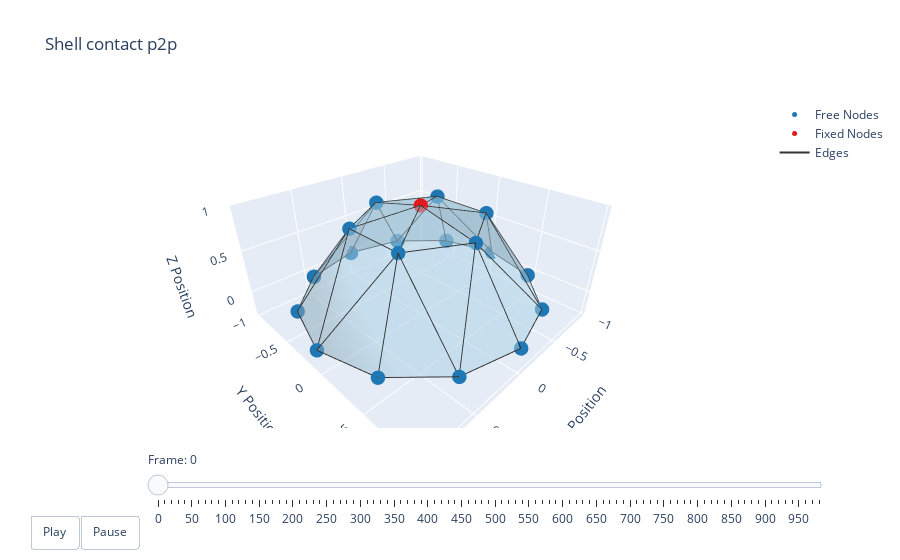

The notebook cell saved with this chart:
### Code cell
t = np.arange(robot.sim_params.total_time, step=robot.sim_params.dt)
options = dismech.AnimationOptions(title='Shell contact p2p', plot_step=10)

fig = dismech.get_interactive_animation_plotly(robot, t, qs, options)
fig.show()

### Figure 1 — Plotly figure (JSON) as saved in the notebook; plotly's stock layout.template omitted (floating-point values rounded to 4 significant figures)
{"data": [{"marker": {"color": "#1f78b4", "size": 5}, "mode": "markers", "name": "Free Nodes", "type": "scatter3d", "x": [-3.366e-15, -1.0, 3.243e-15, 1.0, 0.5, 0.866, 0.866, 0.5, -0.866, -0.5, -0.5, -0.866, -0.4668, 0.4668, 5.992e-05, -5.992e-05, -0.4668, 0.4668], "y": [1.0, -7.352e-15, -1.0, 7.229e-15, -0.866, -0.5, 0.5, 0.866, -0.5, -0.866, 0.866, 0.5, -0.2695, -0.2691, -0.539, 0.539, 0.2691, 0.2695], "z": [-9.81e-06, -9.81e-06, -9.81e-06, -9.81e-06, -9.81e-06, -9.81e-06, -9.81e-06, -9.81e-06, -9.81e-06, -9.799e-06, -9.81e-06, -9.81e-06, 0.8423, 0.8424, 0.8423, 0.8423, 0.8424, 0.8423]}, {"marker": {"color": "#e31a1c", "size": 5}, "mode": "markers", "name": "Fixed Nodes", "type": "scatter3d", "x": [-1.596e-16], "y": [2.776e-17], "z": [1.0]}, {"line": {"color": "#333333", "width": 2}, "mode": "lines", "name": "Edges", "type": "scatter3d", "x": [-5.992e-05, -0.4668, null, -0.4668, -1.596e-16, null, -1.596e-16, -5.992e-05, null, 1.0, 0.866, null, 0.866, 0.4668, null, 0.4668, 1.0, null, -0.5, -0.866, null, -0.866, -0.4668, null, -0.4668, -0.5, null, 0.866, 1.0, null, 1.0, 0.4668, null, 0.4668, 0.866, null, -5.992e-05, -0.5, null, -1.0, -0.866, null, -0.866, -0.4668, null, -0.4668, -1.0, null, 0.866, 0.5, null, 0.5, 0.4668, null, 0.5, -5.992e-05, null, -5.992e-05, 0.4668, null, -0.4668, -1.0, null, -0.4668, -0.4668, null, -0.866, -0.5, null, -0.5, -0.4668, null, 0.4668, 0.4668, null, 0.5, 0.866, null, 0.4668, 0.5, null, -0.5, 3.243e-15, null, 3.243e-15, 5.992e-05, null, 5.992e-05, -0.5, null, -3.366e-15, -0.5, null, -5.992e-05, -3.366e-15, null, 5.992e-05, -0.4668, null, -1.596e-16, 0.4668, null, -1.596e-16, 0.4668, null, 3.243e-15, 0.5, null, 0.5, 5.992e-05, null, 0.4668, 5.992e-05, null, -0.4668, -1.596e-16, null, -0.866, -1.0, null, 5.992e-05, -1.596e-16, null, 0.5, -3.366e-15, null], "y": [0.539, 0.2691, null, 0.2691, 2.776e-17, null, 2.776e-17, 0.539, null, 7.229e-15, 0.5, null, 0.5, 0.2695, null, 0.2695, 7.229e-15, null, 0.866, 0.5, null, 0.5, 0.2691, null, 0.2691, 0.866, null, -0.5, 7.229e-15, null, 7.229e-15, -0.2691, null, -0.2691, -0.5, null, 0.539, 0.866, null, -7.352e-15, -0.5, null, -0.5, -0.2695, null, -0.2695, -7.352e-15, null, 0.5, 0.866, null, 0.866, 0.2695, null, 0.866, 0.539, null, 0.539, 0.2695, null, 0.2691, -7.352e-15, null, -0.2695, 0.2691, null, -0.5, -0.866, null, -0.866, -0.2695, null, 0.2695, -0.2691, null, -0.866, -0.5, null, -0.2691, -0.866, null, -0.866, -1.0, null, -1.0, -0.539, null, -0.539, -0.866, null, 1.0, 0.866, null, 0.539, 1.0, null, -0.539, -0.2695, null, 2.776e-17, 0.2695, null, 2.776e-17, -0.2691, null, -1.0, -0.866, null, -0.866, -0.539, null, -0.2691, -0.539, null, -0.2695, 2.776e-17, null, 0.5, -7.352e-15, null, -0.539, 2.776e-17, null, 0.866, 1.0, null], "z": [0.8423, 0.8424, null, 0.8424, 1, null, 1, 0.8423, null, -9.81e-06, -9.81e-06, null, -9.81e-06, 0.8423, null, 0.8423, -9.81e-06, null, -9.81e-06, -9.81e-06, null, -9.81e-06, 0.8424, null, 0.8424, -9.81e-06, null, -9.81e-06, -9.81e-06, null, -9.81e-06, 0.8424, null, 0.8424, -9.81e-06, null, 0.8423, -9.81e-06, null, -9.81e-06, -9.81e-06, null, -9.81e-06, 0.8423, null, 0.8423, -9.81e-06, null, -9.81e-06, -9.81e-06, null, -9.81e-06, 0.8423, null, -9.81e-06, 0.8423, null, 0.8423, 0.8423, null, 0.8424, -9.81e-06, null, 0.8423, 0.8424, null, -9.81e-06, -9.799e-06, null, -9.799e-06, 0.8423, null, 0.8423, 0.8424, null, -9.81e-06, -9.81e-06, null, 0.8424, -9.81e-06, null, -9.799e-06, -9.81e-06, null, -9.81e-06, 0.8423, null, 0.8423, -9.799e-06, null, -9.81e-06, -9.81e-06, null, 0.8423, -9.81e-06, null, 0.8423, 0.8423, null, 1, 0.8423, null, 1, 0.8424, null, -9.81e-06, -9.81e-06, null, -9.81e-06, 0.8423, null, 0.8424, 0.8423, null, 0.8423, 1, null, -9.81e-06, -9.81e-06, null, 0.8423, 1, null, -9.81e-06, -9.81e-06, null]}, {"color": "rgba(166, 206, 227, 0.7)", "i": [15, 18, 17, 13, 17, 12, 18, 18, 12, 12, 13, 13, 14, 16, 14, 15, 15, 14, 14, 15, 17, 15, 16, 15], "j": [16, 3, 10, 5, 16, 1, 6, 7, 17, 8, 3, 4, 9, 0, 12, 18, 13, 2, 4, 17, 11, 12, 7, 14], "k": [17, 6, 11, 3, 10, 8, 7, 16, 1, 9, 18, 5, 2, 10, 9, 16, 18, 4, 13, 12, 1, 14, 0, 13], "name": "Faces", "opacity": 0.7, "showscale": false, "type": "mesh3d", "x": [-3.366e-15, -1.0, 3.243e-15, 1.0, 0.5, 0.866, 0.866, 0.5, -0.866, -0.5, -0.5, -0.866, -0.4668, 0.4668, 5.992e-05, -1.596e-16, -5.992e-05, -0.4668, 0.4668], "y": [1.0, -7.352e-15, -1.0, 7.229e-15, -0.866, -0.5, 0.5, 0.866, -0.5, -0.866, 0.866, 0.5, -0.2695, -0.2691, -0.539, 2.776e-17, 0.539, 0.2691, 0.2695], "z": [-9.81e-06, -9.81e-06, -9.81e-06, -9.81e-06, -9.81e-06, -9.81e-06, -9.81e-06, -9.81e-06, -9.81e-06, -9.799e-06, -9.81e-06, -9.81e-06, 0.8423, 0.8424, 0.8423, 1.0, 0.8423, 0.8424, 0.8423]}], "layout": {"scene": {"camera": {"eye": {"x": 1.225, "y": 1.225, "z": 1.0}}, "xaxis": {"range": [-1.0, 1.0], "title": {"text": "X Position"}}, "yaxis": {"range": [-1.027, 1.027], "title": {"text": "Y Position"}}, "zaxis": {"range": [-0.2994, 1], "title": {"text": "Z Position"}}}, "sliders": [{"currentvalue": {"prefix": "Frame: "}, "steps": [{"args": [["0"], {"frame": {"duration": 50, "redraw": true}, "mode": "immediate"}], "label": "0", "method": "animate"}, {"args": [["1"], {"frame": {"duration": 50, "redraw": true}, "mode": "immediate"}], "label": "10", "method": "animate"}, {"args": [["2"], {"frame": {"duration": 50, "redraw": true}, "mode": "immediate"}], "label": "20", "method": "animate"}, {"args": [["3"], {"frame": {"duration": 50, "redraw": true}, "mode": "immediate"}], "label": "30", "method": "animate"}, {"args": [["4"], {"frame": {"duration": 50, "redraw": true}, "mode": "immediate"}], "label": "40", "method": "animate"}, {"args": [["5"], {"frame": {"duration": 50, "redraw": true}, "mode": "immediate"}], "label": "50", "method": "animate"}, {"args": [["6"], {"frame": {"duration": 50, "redraw": true}, "mode": "immediate"}], "label": "60", "method": "animate"}, {"args": [["7"], {"frame": {"duration": 50, "redraw": true}, "mode": "immediate"}], "label": "70", "method": "animate"}, {"args": [["8"], {"frame": {"duration": 50, "redraw": true}, "mode": "immediate"}], "label": "80", "method": "animate"}, {"args": [["9"], {"frame": {"duration": 50, "redraw": true}, "mode": "immediate"}], "label": "90", "method": "animate"}, {"args": [["10"], {"frame": {"duration": 50, "redraw": true}, "mode": "immediate"}], "label": "100", "method": "animate"}, {"args": [["11"], {"frame": {"duration": 50, "redraw": true}, "mode": "immediate"}], "label": "110", "method": "animate"}, {"args": [["12"], {"frame": {"duration": 50, "redraw": true}, "mode": "immediate"}], "label": "120", "method": "animate"}, {"args": [["13"], {"frame": {"duration": 50, "redraw": true}, "mode": "immediate"}], "label": "130", "method": "animate"}, {"args": [["14"], {"frame": {"duration": 50, "redraw": true}, "mode": "immediate"}], "label": "140", "method": "animate"}, {"args": [["15"], {"frame": {"duration": 50, "redraw": true}, "mode": "immediate"}], "label": "150", "method": "animate"}, {"args": [["16"], {"frame": {"duration": 50, "redraw": true}, "mode": "immediate"}], "label": "160", "method": "animate"}, {"args": [["17"], {"frame": {"duration": 50, "redraw": true}, "mode": "immediate"}], "label": "170", "method": "animate"}, {"args": [["18"], {"frame": {"duration": 50, "redraw": true}, "mode": "immediate"}], "label": "180", "method": "animate"}, {"args": [["19"], {"frame": {"duration": 50, "redraw": true}, "mode": "immediate"}], "label": "190", "method": "animate"}, {"args": [["20"], {"frame": {"duration": 50, "redraw": true}, "mode": "immediate"}], "label": "200", "method": "animate"}, {"args": [["21"], {"frame": {"duration": 50, "redraw": true}, "mode": "immediate"}], "label": "210", "method": "animate"}, {"args": [["22"], {"frame": {"duration": 50, "redraw": true}, "mode": "immediate"}], "label": "220", "method": "animate"}, {"args": [["23"], {"frame": {"duration": 50, "redraw": true}, "mode": "immediate"}], "label": "230", "method": "animate"}, {"args": [["24"], {"frame": {"duration": 50, "redraw": true}, "mode": "immediate"}], "label": "240", "method": "animate"}, {"args": [["25"], {"frame": {"duration": 50, "redraw": true}, "mode": "immediate"}], "label": "250", "method": "animate"}, {"args": [["26"], {"frame": {"duration": 50, "redraw": true}, "mode": "immediate"}], "label": "260", "method": "animate"}, {"args": [["27"], {"frame": {"duration": 50, "redraw": true}, "mode": "immediate"}], "label": "270", "method": "animate"}, {"args": [["28"], {"frame": {"duration": 50, "redraw": true}, "mode": "immediate"}], "label": "280", "method": "animate"}, {"args": [["29"], {"frame": {"duration": 50, "redraw": true}, "mode": "immediate"}], "label": "290", "method": "animate"}, {"args": [["30"], {"frame": {"duration": 50, "redraw": true}, "mode": "immediate"}], "label": "300", "method": "animate"}, {"args": [["31"], {"frame": {"duration": 50, "redraw": true}, "mode": "immediate"}], "label": "310", "method": "animate"}, {"args": [["32"], {"frame": {"duration": 50, "redraw": true}, "mode": "immediate"}], "label": "320", "method": "animate"}, {"args": [["33"], {"frame": {"duration": 50, "redraw": true}, "mode": "immediate"}], "label": "330", "method": "animate"}, {"args": [["34"], {"frame": {"duration": 50, "redraw": true}, "mode": "immediate"}], "label": "340", "method": "animate"}, {"args": [["35"], {"frame": {"duration": 50, "redraw": true}, "mode": "immediate"}], "label": "350", "method": "animate"}, {"args": [["36"], {"frame": {"duration": 50, "redraw": true}, "mode": "immediate"}], "label": "360", "method": "animate"}, {"args": [["37"], {"frame": {"duration": 50, "redraw": true}, "mode": "immediate"}], "label": "370", "method": "animate"}, {"args": [["38"], {"frame": {"duration": 50, "redraw": true}, "mode": "immediate"}], "label": "380", "method": "animate"}, {"args": [["39"], {"frame": {"duration": 50, "redraw": true}, "mode": "immediate"}], "label": "390", "method": "animate"}, {"args": [["40"], {"frame": {"duration": 50, "redraw": true}, "mode": "immediate"}], "label": "400", "method": "animate"}, {"args": [["41"], {"frame": {"duration": 50, "redraw": true}, "mode": "immediate"}], "label": "410", "method": "animate"}, {"args": [["42"], {"frame": {"duration": 50, "redraw": true}, "mode": "immediate"}], "label": "420", "method": "animate"}, {"args": [["43"], {"frame": {"duration": 50, "redraw": true}, "mode": "immediate"}], "label": "430", "method": "animate"}, {"args": [["44"], {"frame": {"duration": 50, "redraw": true}, "mode": "immediate"}], "label": "440", "method": "animate"}, {"args": [["45"], {"frame": {"duration": 50, "redraw": true}, "mode": "immediate"}], "label": "450", "method": "animate"}, {"args": [["46"], {"frame": {"duration": 50, "redraw": true}, "mode": "immediate"}], "label": "460", "method": "animate"}, {"args": [["47"], {"frame": {"duration": 50, "redraw": true}, "mode": "immediate"}], "label": "470", "method": "animate"}, {"args": [["48"], {"frame": {"duration": 50, "redraw": true}, "mode": "immediate"}], "label": "480", "method": "animate"}, {"args": [["49"], {"frame": {"duration": 50, "redraw": true}, "mode": "immediate"}], "label": "490", "method": "animate"}, {"args": [["50"], {"frame": {"duration": 50, "redraw": true}, "mode": "immediate"}], "label": "500", "method": "animate"}, {"args": [["51"], {"frame": {"duration": 50, "redraw": true}, "mode": "immediate"}], "label": "510", "method": "animate"}, {"args": [["52"], {"frame": {"duration": 50, "redraw": true}, "mode": "immediate"}], "label": "520", "method": "animate"}, {"args": [["53"], {"frame": {"duration": 50, "redraw": true}, "mode": "immediate"}], "label": "530", "method": "animate"}, {"args": [["54"], {"frame": {"duration": 50, "redraw": true}, "mode": "immediate"}], "label": "540", "method": "animate"}, {"args": [["55"], {"frame": {"duration": 50, "redraw": true}, "mode": "immediate"}], "label": "550", "method": "animate"}, {"args": [["56"], {"frame": {"duration": 50, "redraw": true}, "mode": "immediate"}], "label": "560", "method": "animate"}, {"args": [["57"], {"frame": {"duration": 50, "redraw": true}, "mode": "immediate"}], "label": "570", "method": "animate"}, {"args": [["58"], {"frame": {"duration": 50, "redraw": true}, "mode": "immediate"}], "label": "580", "method": "animate"}, {"args": [["59"], {"frame": {"duration": 50, "redraw": true}, "mode": "immediate"}], "label": "590", "method": "animate"}, {"args": [["60"], {"frame": {"duration": 50, "redraw": true}, "mode": "immediate"}], "label": "600", "method": "animate"}, {"args": [["61"], {"frame": {"duration": 50, "redraw": true}, "mode": "immediate"}], "label": "610", "method": "animate"}, {"args": [["62"], {"frame": {"duration": 50, "redraw": true}, "mode": "immediate"}], "label": "620", "method": "animate"}, {"args": [["63"], {"frame": {"duration": 50, "redraw": true}, "mode": "immediate"}], "label": "630", "method": "animate"}, {"args": [["64"], {"frame": {"duration": 50, "redraw": true}, "mode": "immediate"}], "label": "640", "method": "animate"}, {"args": [["65"], {"frame": {"duration": 50, "redraw": true}, "mode": "immediate"}], "label": "650", "method": "animate"}, {"args": [["66"], {"frame": {"duration": 50, "redraw": true}, "mode": "immediate"}], "label": "660", "method": "animate"}, {"args": [["67"], {"frame": {"duration": 50, "redraw": true}, "mode": "immediate"}], "label": "670", "method": "animate"}, {"args": [["68"], {"frame": {"duration": 50, "redraw": true}, "mode": "immediate"}], "label": "680", "method": "animate"}, {"args": [["69"], {"frame": {"duration": 50, "redraw": true}, "mode": "immediate"}], "label": "690", "method": "animate"}, {"args": [["70"], {"frame": {"duration": 50, "redraw": true}, "mode": "immediate"}], "label": "700", "method": "animate"}, {"args": [["71"], {"frame": {"duration": 50, "redraw": true}, "mode": "immediate"}], "label": "710", "method": "animate"}, {"args": [["72"], {"frame": {"duration": 50, "redraw": true}, "mode": "immediate"}], "label": "720", "method": "animate"}, {"args": [["73"], {"frame": {"duration": 50, "redraw": true}, "mode": "immediate"}], "label": "730", "method": "animate"}, {"args": [["74"], {"frame": {"duration": 50, "redraw": true}, "mode": "immediate"}], "label": "740", "method": "animate"}, {"args": [["75"], {"frame": {"duration": 50, "redraw": true}, "mode": "immediate"}], "label": "750", "method": "animate"}, {"args": [["76"], {"frame": {"duration": 50, "redraw": true}, "mode": "immediate"}], "label": "760", "method": "animate"}, {"args": [["77"], {"frame": {"duration": 50, "redraw": true}, "mode": "immediate"}], "label": "770", "method": "animate"}, {"args": [["78"], {"frame": {"duration": 50, "redraw": true}, "mode": "immediate"}], "label": "780", "method": "animate"}, {"args": [["79"], {"frame": {"duration": 50, "redraw": true}, "mode": "immediate"}], "label": "790", "method": "animate"}, {"args": [["80"], {"frame": {"duration": 50, "redraw": true}, "mode": "immediate"}], "label": "800", "method": "animate"}, {"args": [["81"], {"frame": {"duration": 50, "redraw": true}, "mode": "immediate"}], "label": "810", "method": "animate"}, {"args": [["82"], {"frame": {"duration": 50, "redraw": true}, "mode": "immediate"}], "label": "820", "method": "animate"}, {"args": [["83"], {"frame": {"duration": 50, "redraw": true}, "mode": "immediate"}], "label": "830", "method": "animate"}, {"args": [["84"], {"frame": {"duration": 50, "redraw": true}, "mode": "immediate"}], "label": "840", "method": "animate"}, {"args": [["85"], {"frame": {"duration": 50, "redraw": true}, "mode": "immediate"}], "label": "850", "method": "animate"}, {"args": [["86"], {"frame": {"duration": 50, "redraw": true}, "mode": "immediate"}], "label": "860", "method": "animate"}, {"args": [["87"], {"frame": {"duration": 50, "redraw": true}, "mode": "immediate"}], "label": "870", "method": "animate"}, {"args": [["88"], {"frame": {"duration": 50, "redraw": true}, "mode": "immediate"}], "label": "880", "method": "animate"}, {"args": [["89"], {"frame": {"duration": 50, "redraw": true}, "mode": "immediate"}], "label": "890", "method": "animate"}, {"args": [["90"], {"frame": {"duration": 50, "redraw": true}, "mode": "immediate"}], "label": "900", "method": "animate"}, {"args": [["91"], {"frame": {"duration": 50, "redraw": true}, "mode": "immediate"}], "label": "910", "method": "animate"}, {"args": [["92"], {"frame": {"duration": 50, "redraw": true}, "mode": "immediate"}], "label": "920", "method": "animate"}, {"args": [["93"], {"frame": {"duration": 50, "redraw": true}, "mode": "immediate"}], "label": "930", "method": "animate"}, {"args": [["94"], {"frame": {"duration": 50, "redraw": true}, "mode": "immediate"}], "label": "940", "method": "animate"}, {"args": [["95"], {"frame": {"duration": 50, "redraw": true}, "mode": "immediate"}], "label": "950", "method": "animate"}, {"args": [["96"], {"frame": {"duration": 50, "redraw": true}, "mode": "immediate"}], "label": "960", "method": "animate"}, {"args": [["97"], {"frame": {"duration": 50, "redraw": true}, "mode": "immediate"}], "label": "970", "method": "animate"}, {"args": [["98"], {"frame": {"duration": 50, "redraw": true}, "mode": "immediate"}], "label": "974", "method": "animate"}], "transition": {"duration": 0}, "x": 0.1, "y": 0}], "title": {"text": "Shell contact p2p"}, "updatemenus": [{"buttons": [{"args": [null, {"frame": {"duration": 50, "redraw": true}, "fromcurrent": true}], "label": "Play", "method": "animate"}, {"args": [[null], {"frame": {"duration": 0, "redraw": true}, "mode": "immediate"}], "label": "Pause", "method": "animate"}], "direction": "left", "pad": {"r": 10, "t": 87}, "showactive": false, "type": "buttons", "x": 0.1, "xanchor": "right", "y": 0, "yanchor": "top"}]}}
